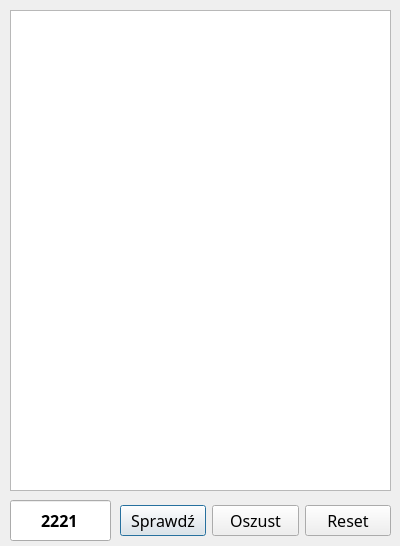
<?xml version="1.0" encoding="UTF-8"?>
<ui version="4.0">
 <class>Dialog</class>
 <widget class="QDialog" name="Dialog">
  <property name="geometry">
   <rect>
    <x>0</x>
    <y>0</y>
    <width>400</width>
    <height>546</height>
   </rect>
  </property>
  <property name="windowTitle">
   <string>Dialog</string>
  </property>
  <widget class="QTableView" name="table_board">
   <property name="geometry">
    <rect>
     <x>10</x>
     <y>10</y>
     <width>381</width>
     <height>481</height>
    </rect>
   </property>
  </widget>
  <widget class="QLineEdit" name="input_code">
   <property name="geometry">
    <rect>
     <x>10</x>
     <y>500</y>
     <width>101</width>
     <height>41</height>
    </rect>
   </property>
   <property name="font">
    <font>
     <family>Arial Black</family>
     <pointsize>12</pointsize>
     <weight>75</weight>
     <bold>true</bold>
    </font>
   </property>
   <property name="text">
    <string>2221</string>
   </property>
   <property name="maxLength">
    <number>10</number>
   </property>
   <property name="frame">
    <bool>true</bool>
   </property>
   <property name="alignment">
    <set>Qt::AlignCenter</set>
   </property>
  </widget>
  <widget class="QWidget" name="horizontalLayoutWidget">
   <property name="geometry">
    <rect>
     <x>120</x>
     <y>500</y>
     <width>271</width>
     <height>41</height>
    </rect>
   </property>
   <layout class="QHBoxLayout" name="horizontalLayout">
    <item>
     <widget class="QPushButton" name="button_check">
      <property name="font">
       <font>
        <family>Noto Sans</family>
        <pointsize>12</pointsize>
       </font>
      </property>
      <property name="text">
       <string>Sprawdź</string>
      </property>
     </widget>
    </item>
    <item>
     <widget class="QPushButton" name="button_cheater">
      <property name="font">
       <font>
        <family>Noto Sans</family>
        <pointsize>12</pointsize>
       </font>
      </property>
      <property name="text">
       <string>Oszust</string>
      </property>
     </widget>
    </item>
    <item>
     <widget class="QPushButton" name="button_reset">
      <property name="font">
       <font>
        <family>Noto Sans</family>
        <pointsize>12</pointsize>
       </font>
      </property>
      <property name="text">
       <string>Reset</string>
      </property>
     </widget>
    </item>
   </layout>
  </widget>
 </widget>
 <resources/>
 <connections/>
</ui>
